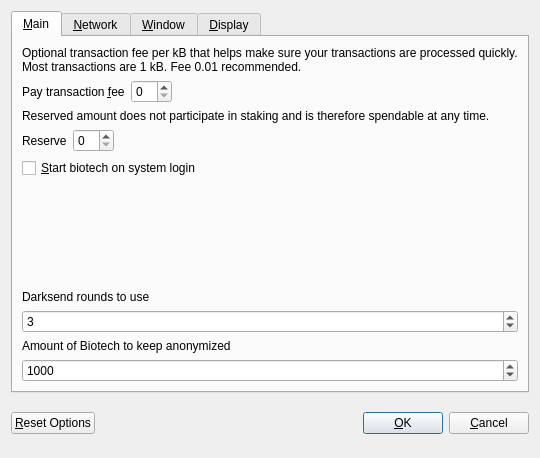
<?xml version="1.0" encoding="UTF-8"?>
<ui version="4.0">
 <class>OptionsDialog</class>
 <widget class="QDialog" name="OptionsDialog">
  <property name="geometry">
   <rect>
    <x>0</x>
    <y>0</y>
    <width>540</width>
    <height>458</height>
   </rect>
  </property>
  <property name="windowTitle">
   <string>Options</string>
  </property>
  <property name="modal">
   <bool>true</bool>
  </property>
  <layout class="QVBoxLayout" name="verticalLayout">
   <item>
    <widget class="QTabWidget" name="tabWidget">
     <property name="tabPosition">
      <enum>QTabWidget::North</enum>
     </property>
     <property name="currentIndex">
      <number>0</number>
     </property>
     <widget class="QWidget" name="tabMain">
      <attribute name="title">
       <string>&amp;Main</string>
      </attribute>
      <layout class="QVBoxLayout" name="verticalLayout_Main">
       <item>
        <widget class="QLabel" name="transactionFeeInfoLabel">
         <property name="text">
          <string>Optional transaction fee per kB that helps make sure your transactions are processed quickly. Most transactions are 1 kB. Fee 0.01 recommended.</string>
         </property>
         <property name="textFormat">
          <enum>Qt::PlainText</enum>
         </property>
         <property name="wordWrap">
          <bool>true</bool>
         </property>
        </widget>
       </item>
       <item>
        <layout class="QHBoxLayout" name="horizontalLayoutFee">
         <item>
          <widget class="QLabel" name="transactionFeeLabel">
           <property name="text">
            <string>Pay transaction &amp;fee</string>
           </property>
           <property name="textFormat">
            <enum>Qt::PlainText</enum>
           </property>
           <property name="buddy">
            <cstring>transactionFee</cstring>
           </property>
          </widget>
         </item>
         <item>
          <widget class="BitcoinAmountField" name="transactionFee"/>
         </item>
         <item>
          <spacer name="horizontalSpacerFee">
           <property name="orientation">
            <enum>Qt::Horizontal</enum>
           </property>
           <property name="sizeHint" stdset="0">
            <size>
             <width>40</width>
             <height>20</height>
            </size>
           </property>
          </spacer>
         </item>
        </layout>
       </item>
       <item>
        <widget class="QLabel" name="reserveBalanceInfoLabel">
         <property name="text">
          <string>Reserved amount does not participate in staking and is therefore spendable at any time.</string>
         </property>
         <property name="textFormat">
          <enum>Qt::PlainText</enum>
         </property>
         <property name="wordWrap">
          <bool>true</bool>
         </property>
        </widget>
       </item>
       <item>
        <layout class="QHBoxLayout" name="horizontalLayoutReserveBalance">
         <item>
          <widget class="QLabel" name="reserveBalanceLabel">
           <property name="text">
            <string>Reserve</string>
           </property>
           <property name="textFormat">
            <enum>Qt::PlainText</enum>
           </property>
           <property name="buddy">
            <cstring>reserveBalance</cstring>
           </property>
          </widget>
         </item>
         <item>
          <widget class="BitcoinAmountField" name="reserveBalance"/>
         </item>
         <item>
          <spacer name="horizontalSpacerReserveBalance">
           <property name="orientation">
            <enum>Qt::Horizontal</enum>
           </property>
           <property name="sizeHint" stdset="0">
            <size>
             <width>40</width>
             <height>20</height>
            </size>
           </property>
          </spacer>
         </item>
        </layout>
       </item>
       <item>
        <widget class="QCheckBox" name="startAtStartup">
         <property name="toolTip">
          <string>Automatically start biotech after logging in to the system.</string>
         </property>
         <property name="text">
          <string>&amp;Start biotech on system login</string>
         </property>
        </widget>
       </item>
       <item>
        <spacer name="verticalSpacer_Main">
         <property name="orientation">
          <enum>Qt::Vertical</enum>
         </property>
         <property name="sizeHint" stdset="0">
          <size>
           <width>20</width>
           <height>40</height>
          </size>
         </property>
        </spacer>
       </item>
       <item>
        <widget class="QLabel" name="label">
         <property name="toolTip">
          <string>&lt;html&gt;&lt;head/&gt;&lt;body&gt;&lt;p&gt;This setting determines the amount of individual masternodes that an input will be anonymized through. More rounds of anonymization gives a higher degree of privacy, but also costs more in fees.&lt;/p&gt;&lt;/body&gt;&lt;/html&gt;</string>
         </property>
         <property name="text">
          <string>Darksend rounds to use</string>
         </property>
        </widget>
       </item>
       <item>
        <widget class="QSpinBox" name="darksendRounds">
         <property name="minimum">
          <number>2</number>
         </property>
         <property name="maximum">
          <number>16</number>
         </property>
         <property name="value">
          <number>3</number>
         </property>
        </widget>
       </item>
       <item>
        <widget class="QLabel" name="label_2">
         <property name="toolTip">
          <string>This amount acts as a threshold to turn off Darksend once it's reached.</string>
         </property>
         <property name="statusTip">
          <string notr="true"/>
         </property>
         <property name="whatsThis">
          <string notr="true"/>
         </property>
         <property name="accessibleName">
          <string notr="true"/>
         </property>
         <property name="accessibleDescription">
          <string notr="true"/>
         </property>
         <property name="text">
          <string>Amount of Biotech to keep anonymized</string>
         </property>
        </widget>
       </item>
       <item>
        <widget class="QSpinBox" name="anonymizeBiotech">
         <property name="minimum">
          <number>2</number>
         </property>
         <property name="maximum">
          <number>10000</number>
         </property>
         <property name="singleStep">
          <number>10</number>
         </property>
         <property name="value">
          <number>1000</number>
         </property>
        </widget>
       </item>
      </layout>
     </widget>
     <widget class="QWidget" name="tabNetwork">
      <attribute name="title">
       <string>&amp;Network</string>
      </attribute>
      <layout class="QVBoxLayout" name="verticalLayout_Network">
       <item>
        <widget class="QCheckBox" name="mapPortUpnp">
         <property name="toolTip">
          <string>Automatically open the biotech client port on the router. This only works when your router supports UPnP and it is enabled.</string>
         </property>
         <property name="text">
          <string>Map port using &amp;UPnP</string>
         </property>
        </widget>
       </item>
       <item>
        <widget class="QCheckBox" name="proxyUse">
         <property name="toolTip">
          <string>Connect to the biotech network through a SOCKS proxy (e.g. when connecting through Tor).</string>
         </property>
         <property name="text">
          <string>&amp;Connect through SOCKS proxy:</string>
         </property>
        </widget>
       </item>
       <item>
        <layout class="QHBoxLayout" name="horizontalLayout_Network">
         <item>
          <widget class="QLabel" name="proxyIpLabel">
           <property name="text">
            <string>Proxy &amp;IP:</string>
           </property>
           <property name="textFormat">
            <enum>Qt::PlainText</enum>
           </property>
           <property name="buddy">
            <cstring>proxyIp</cstring>
           </property>
          </widget>
         </item>
         <item>
          <widget class="QValidatedLineEdit" name="proxyIp">
           <property name="maximumSize">
            <size>
             <width>140</width>
             <height>16777215</height>
            </size>
           </property>
           <property name="toolTip">
            <string>IP address of the proxy (e.g. 127.0.0.1)</string>
           </property>
          </widget>
         </item>
         <item>
          <widget class="QLabel" name="proxyPortLabel">
           <property name="text">
            <string>&amp;Port:</string>
           </property>
           <property name="textFormat">
            <enum>Qt::PlainText</enum>
           </property>
           <property name="buddy">
            <cstring>proxyPort</cstring>
           </property>
          </widget>
         </item>
         <item>
          <widget class="QLineEdit" name="proxyPort">
           <property name="maximumSize">
            <size>
             <width>55</width>
             <height>16777215</height>
            </size>
           </property>
           <property name="toolTip">
            <string>Port of the proxy (e.g. 9050)</string>
           </property>
          </widget>
         </item>
         <item>
          <widget class="QLabel" name="socksVersionLabel">
           <property name="text">
            <string>SOCKS &amp;Version:</string>
           </property>
           <property name="textFormat">
            <enum>Qt::PlainText</enum>
           </property>
           <property name="buddy">
            <cstring>socksVersion</cstring>
           </property>
          </widget>
         </item>
         <item>
          <widget class="QValueComboBox" name="socksVersion">
           <property name="toolTip">
            <string>SOCKS version of the proxy (e.g. 5)</string>
           </property>
          </widget>
         </item>
         <item>
          <spacer name="horizontalSpacer_Network">
           <property name="orientation">
            <enum>Qt::Horizontal</enum>
           </property>
           <property name="sizeHint" stdset="0">
            <size>
             <width>40</width>
             <height>20</height>
            </size>
           </property>
          </spacer>
         </item>
        </layout>
       </item>
       <item>
        <spacer name="verticalSpacer_Network">
         <property name="orientation">
          <enum>Qt::Vertical</enum>
         </property>
         <property name="sizeHint" stdset="0">
          <size>
           <width>20</width>
           <height>40</height>
          </size>
         </property>
        </spacer>
       </item>
      </layout>
     </widget>
     <widget class="QWidget" name="tabWindow">
      <attribute name="title">
       <string>&amp;Window</string>
      </attribute>
      <layout class="QVBoxLayout" name="verticalLayout_Window">
       <item>
        <widget class="QCheckBox" name="minimizeToTray">
         <property name="toolTip">
          <string>Show only a tray icon after minimizing the window.</string>
         </property>
         <property name="text">
          <string>&amp;Minimize to the tray instead of the taskbar</string>
         </property>
        </widget>
       </item>
       <item>
        <widget class="QCheckBox" name="minimizeOnClose">
         <property name="toolTip">
          <string>Minimize instead of exit the application when the window is closed. When this option is enabled, the application will be closed only after selecting Quit in the menu.</string>
         </property>
         <property name="text">
          <string>M&amp;inimize on close</string>
         </property>
        </widget>
       </item>
       <item>
        <spacer name="verticalSpacer_Window">
         <property name="orientation">
          <enum>Qt::Vertical</enum>
         </property>
         <property name="sizeHint" stdset="0">
          <size>
           <width>20</width>
           <height>40</height>
          </size>
         </property>
        </spacer>
       </item>
      </layout>
     </widget>
     <widget class="QWidget" name="tabDisplay">
      <attribute name="title">
       <string>&amp;Display</string>
      </attribute>
      <layout class="QVBoxLayout" name="verticalLayout_Display">
       <item>
        <layout class="QHBoxLayout" name="horizontalLayout_1_Display">
         <item>
          <widget class="QLabel" name="langLabel">
           <property name="text">
            <string>User Interface &amp;language:</string>
           </property>
           <property name="textFormat">
            <enum>Qt::PlainText</enum>
           </property>
           <property name="buddy">
            <cstring>lang</cstring>
           </property>
          </widget>
         </item>
         <item>
          <widget class="QValueComboBox" name="lang">
           <property name="toolTip">
            <string>The user interface language can be set here. This setting will take effect after restarting biotech.</string>
           </property>
          </widget>
         </item>
        </layout>
       </item>
       <item>
        <layout class="QHBoxLayout" name="horizontalLayout_2_Display">
         <item>
          <widget class="QLabel" name="unitLabel">
           <property name="text">
            <string>&amp;Unit to show amounts in:</string>
           </property>
           <property name="textFormat">
            <enum>Qt::PlainText</enum>
           </property>
           <property name="buddy">
            <cstring>unit</cstring>
           </property>
          </widget>
         </item>
         <item>
          <widget class="QValueComboBox" name="unit">
           <property name="toolTip">
            <string>Choose the default subdivision unit to show in the interface and when sending coins.</string>
           </property>
          </widget>
         </item>
        </layout>
       </item>
       <item>
        <widget class="QCheckBox" name="coinControlFeatures">
         <property name="toolTip">
          <string>Whether to show coin control features or not.</string>
         </property>
         <property name="text">
          <string>Display coin &amp;control features (experts only!)</string>
         </property>
        </widget>
       </item>
       <item>
        <spacer name="verticalSpacer_Display">
         <property name="orientation">
          <enum>Qt::Vertical</enum>
         </property>
         <property name="sizeHint" stdset="0">
          <size>
           <width>20</width>
           <height>40</height>
          </size>
         </property>
        </spacer>
       </item>
      </layout>
     </widget>
    </widget>
   </item>
   <item>
    <layout class="QHBoxLayout" name="horizontalLayout_Buttons">
     <item>
      <widget class="QPushButton" name="resetButton">
       <property name="toolTip">
        <string>Reset all client options to default.</string>
       </property>
       <property name="text">
        <string>&amp;Reset Options</string>
       </property>
       <property name="autoDefault">
        <bool>false</bool>
       </property>
      </widget>
     </item>
     <item>
      <spacer name="horizontalSpacer_1">
       <property name="orientation">
        <enum>Qt::Horizontal</enum>
       </property>
       <property name="sizeHint" stdset="0">
        <size>
         <width>40</width>
         <height>48</height>
        </size>
       </property>
      </spacer>
     </item>
     <item>
      <widget class="QLabel" name="statusLabel">
       <property name="minimumSize">
        <size>
         <width>200</width>
         <height>0</height>
        </size>
       </property>
       <property name="font">
        <font>
         <weight>75</weight>
         <bold>true</bold>
        </font>
       </property>
       <property name="text">
        <string/>
       </property>
       <property name="textFormat">
        <enum>Qt::PlainText</enum>
       </property>
       <property name="wordWrap">
        <bool>true</bool>
       </property>
      </widget>
     </item>
     <item>
      <spacer name="horizontalSpacer_2">
       <property name="orientation">
        <enum>Qt::Horizontal</enum>
       </property>
       <property name="sizeHint" stdset="0">
        <size>
         <width>40</width>
         <height>48</height>
        </size>
       </property>
      </spacer>
     </item>
     <item>
      <widget class="QPushButton" name="okButton">
       <property name="text">
        <string>&amp;OK</string>
       </property>
       <property name="autoDefault">
        <bool>false</bool>
       </property>
       <property name="default">
        <bool>true</bool>
       </property>
      </widget>
     </item>
     <item>
      <widget class="QPushButton" name="cancelButton">
       <property name="text">
        <string>&amp;Cancel</string>
       </property>
       <property name="autoDefault">
        <bool>false</bool>
       </property>
      </widget>
     </item>
    </layout>
   </item>
  </layout>
 </widget>
 <customwidgets>
  <customwidget>
   <class>BitcoinAmountField</class>
   <extends>QSpinBox</extends>
   <header>bitcoinamountfield.h</header>
   <container>1</container>
  </customwidget>
  <customwidget>
   <class>QValueComboBox</class>
   <extends>QComboBox</extends>
   <header>qvaluecombobox.h</header>
  </customwidget>
  <customwidget>
   <class>QValidatedLineEdit</class>
   <extends>QLineEdit</extends>
   <header>qvalidatedlineedit.h</header>
  </customwidget>
 </customwidgets>
 <resources/>
 <connections/>
</ui>
